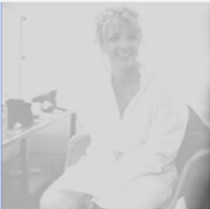
#> input picture Buoi1/anh3.jpg, 210 x 209 px, found by its file name
$ python Bai2.py
#> lines starting #> are read from the running program, lines starting #| are printed output that depends on the picture
import numpy as np
import matplotlib.pyplot as plt
import cv2

def empty(a):
    pass

cv2.namedWindow('Do sang')
cv2.resizeWindow('Do sang', 300, 50)
cv2.createTrackbar('Value', 'Do sang', 0, 255, empty)
#> slider 'Value' is set to 85

def tanggiam(img, c):
    temp = img.copy()
    for i in range(img.shape[0]):
        for j in range(img.shape[1]):
            temp[i,j] += c
            if img[i,j] <= 0:
                temp[i,j] = 0
            elif img[i,j] >= 255:
                temp[i,j] = 255
    return temp

while True:
    c = cv2.getTrackbarPos('Value', 'Do sang')
    img = cv2.imread('XLAandTGMT\\Buoi1\\anh3.jpg')
#> img is the input picture: shape (209, 210, 3); mean B, G, R 205.1, 204.8, 204.7
    img = cv2.cvtColor(img, cv2.COLOR_BGR2GRAY)
#> img: shape (209, 210)

    cv2.imshow('Origin', img)
    img_new = img.copy()
    img_new = tanggiam(img_new, c)
#> after the loop in tanggiam, `for i in range(img.shape[0]):`:
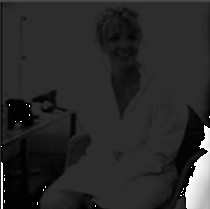
#> temp: shape (209, 210); min 0, max 255, mean 41.8
    print(c)
    cv2.imshow('Result', img_new)

    if cv2.waitKey(1) & 0xFF == ord('q'):
#> (key q is pressed here)
        break

$ run again, with Buoi1/anh1.jpg copied over Buoi1/anh3.jpg
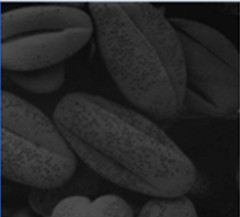
#> input picture Buoi1/anh1.jpg, 240 x 217 px, found by its file name
#> img is the input picture: shape (217, 240, 3); mean B, G, R 39.7, 39.3, 39
#> img: shape (217, 240)
#> after the loop in tanggiam, `for i in range(img.shape[0]):`:
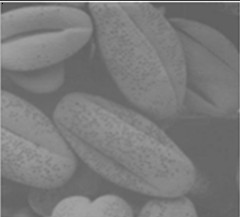
#> temp: shape (217, 240); min 0, max 248, mean 123.1

$ run again, with Buoi1/anh2.jpg copied over Buoi1/anh3.jpg
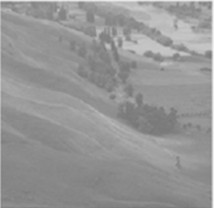
#> input picture Buoi1/anh2.jpg, 214 x 208 px, found by its file name
#> img is the input picture: shape (208, 214, 3); min 118, max 242, mean 149.9
#> img: shape (208, 214)
#> after the loop in tanggiam, `for i in range(img.shape[0]):`:
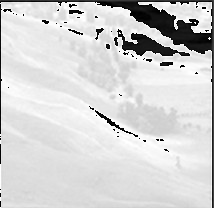
#> temp: shape (208, 214); min 0, max 255, mean 210.6
